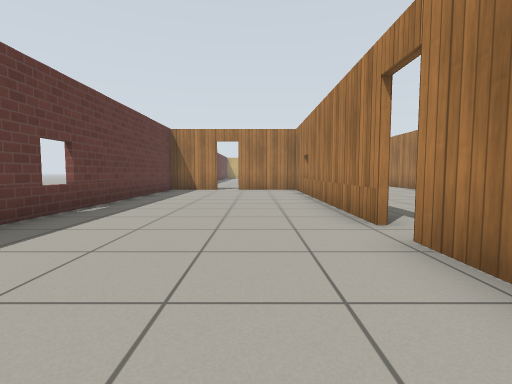
[1] (above)

18 first-person views from a walk through a robot-simulator world made for Gazebo. The camera is 0.72 m above the floor, tilts 4° down and sees 85° across. The floor is counted in squares, 1 m on a side. Each view is taken from the middle of a square. On the plan, view 1 faces up. The plan holds only what a view shows up to about 10 squares ahead; the rest is blank. Gazebo's built-in surfaces are drawn with simple patterns.

[2]
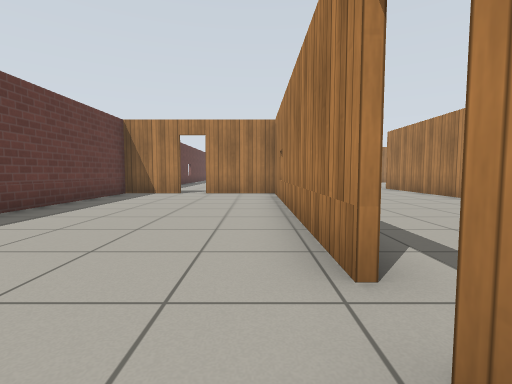

[3]
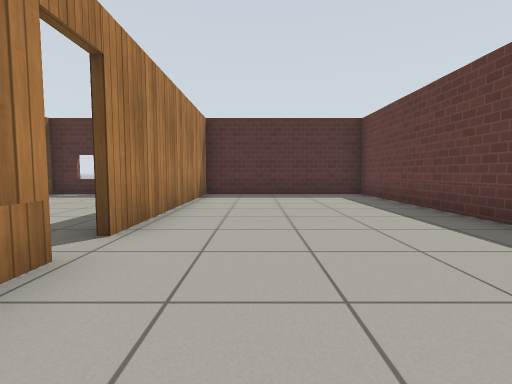

[4]
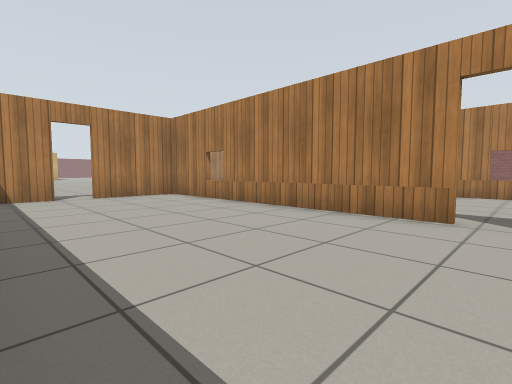

[5]
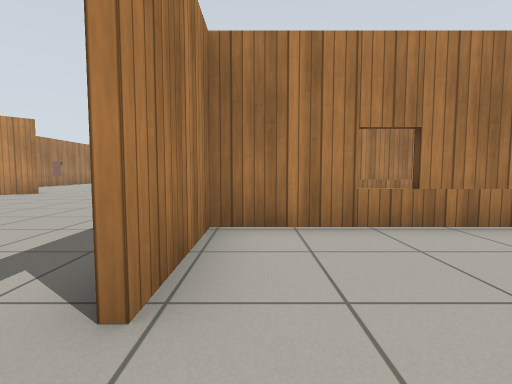

[6]
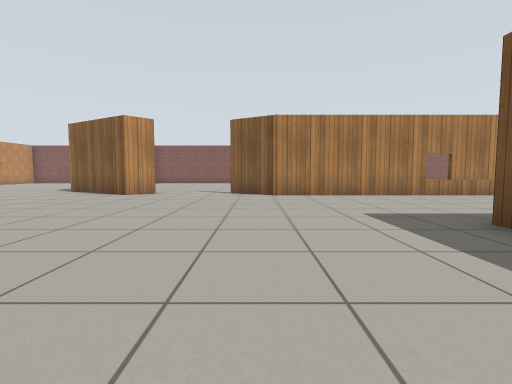

[7]
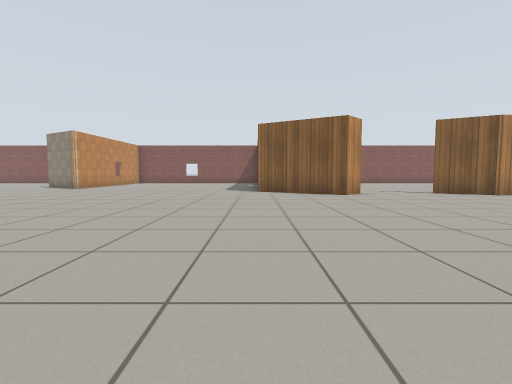

[8]
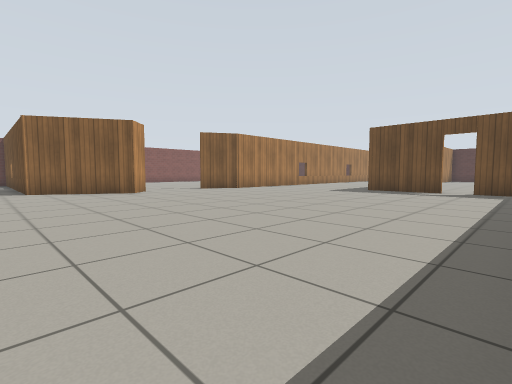

[9]
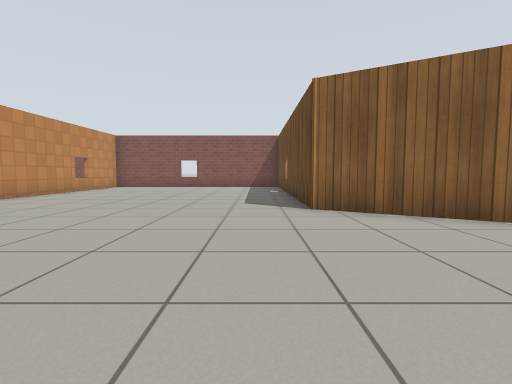

[10]
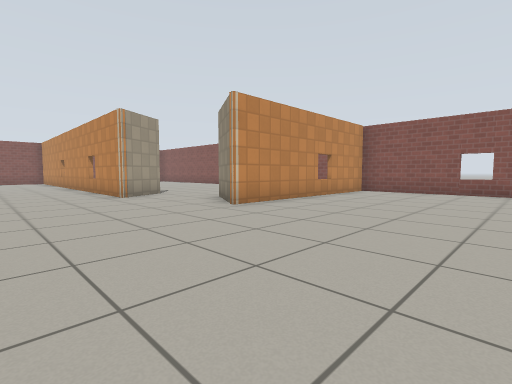

[11]
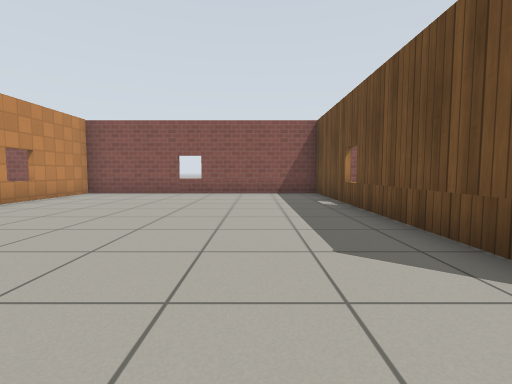

[12]
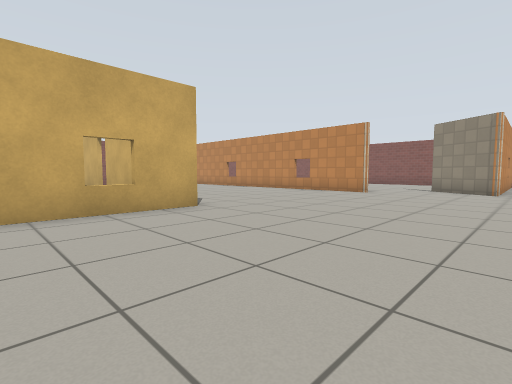

[13]
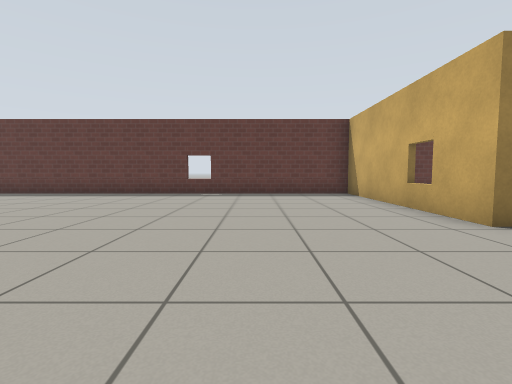

[14]
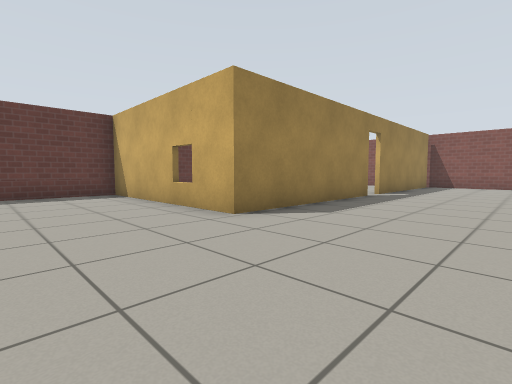

[15]
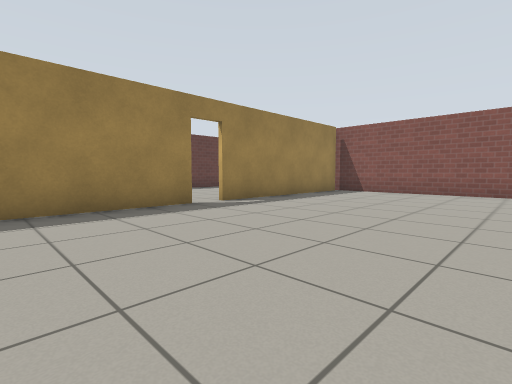

[16]
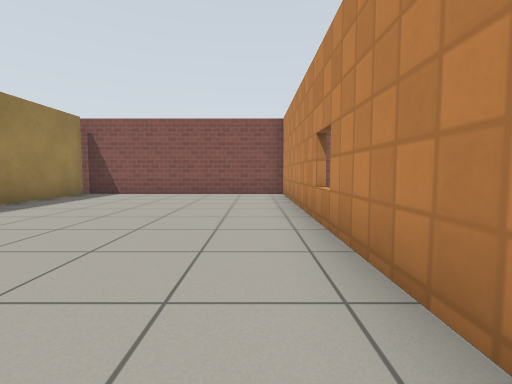

[17]
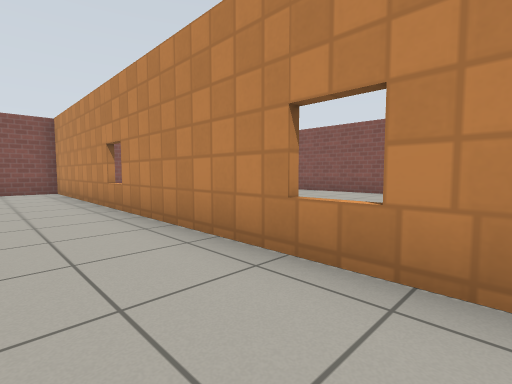

[18]
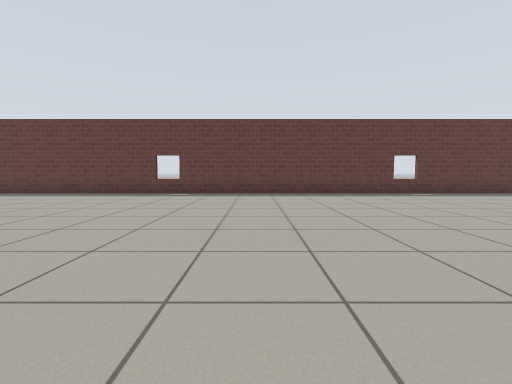

### Floor plan
Points are (right, up) in squares from view 1. A wall is a line through its corners. A room is listed if a view was taken in it or the views show most of it. See-through windows are left out.
Room 1 (views 1, 2, 3, 4, 5)
walls: (1.7, 3.8) (1.7, 11.6) (-0.7, 11.6); (-3.5, 2.2) (-3.5, -3.3) (1.7, -3.3) (1.7, 3); (-1.5, 11.6) (-3.5, 11.6) (-3.5, 3.8)
ways out: open door at (-1, 12) to room 2; open door at (2, 3.5) to room 2
Room 2 (views 6, 7, 8, 9, 10, 11, 12, 13, 14, 15, 16, 17, 18)
walls: (6.8, 19.1) (8.4, 21.9) (16.7, 21.9) (16.7, 29.8) (10, 29.8) (11.2, 31.8); (8.9, 33.2) (8.9, 46.4) (2.1, 46.4); (-0.7, 11.7) (0, 11.7); (-2.6, 11.7) (-1.6, 11.7); (2.3, 39.6) (2.3, 34.1) (-3.5, 34.1) (-3.5, 15.2); (6.8, 3.4) (6.8, 14.4) (7.7, 15.9); (2.3, 46.1) (2.3, 40.4); (5.3, -3.3) (6.9, -3.3)
ways out: open door at (-1, 12) to room 1; open door at (2, 3.5) to room 1; opening at (7, 17); opening at (10.5, 32.5); open door at (2, 40)

Where each view was taken, in squares from view 1:
view 1: 0 up, 0 right, facing up
view 2: 2 up, 1 right, facing up
view 3: 6 up, 0 right, facing down
view 4: 3 up, 3 left, facing up-right
view 5: 11 up, 2 left, facing right
view 6: 15 up, 2 left, facing right
view 7: 22 up, 2 left, facing right
view 8: 23 up, 3 left, facing down-right
view 9: 23 up, 3 right, facing right
view 10: 25 up, 6 right, facing up-right
view 11: 24 up, 7 right, facing right
view 12: 29 up, 1 left, facing up-right
view 13: 31 up, 6 right, facing left
view 14: 31 up, 6 right, facing up-left
view 15: 36 up, 8 right, facing up-left
view 16: 37 up, 8 right, facing up
view 17: 35 up, 7 right, facing up-right
view 18: 24 up, 6 right, facing left
